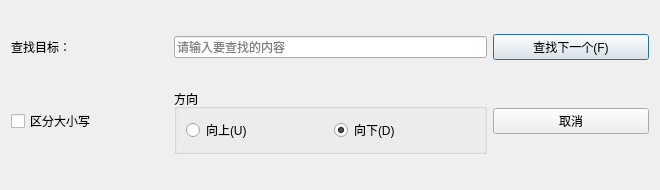
<?xml version="1.0" encoding="UTF-8"?>
<ui version="4.0">
 <class>FindDialog</class>
 <widget class="QDialog" name="FindDialog">
  <property name="geometry">
   <rect>
    <x>0</x>
    <y>0</y>
    <width>660</width>
    <height>190</height>
   </rect>
  </property>
  <property name="windowTitle">
   <string>查找</string>
  </property>
  <layout class="QGridLayout" name="gridLayout">
   <item row="0" column="0">
    <widget class="QLabel" name="labelFind">
     <property name="text">
      <string>查找目标：</string>
     </property>
    </widget>
   </item>
   <item row="0" column="1" colspan="2">
    <widget class="QLineEdit" name="lineEditFind">
     <property name="placeholderText">
      <string>请输入要查找的内容</string>
     </property>
    </widget>
   </item>
   <item row="0" column="3">
    <widget class="QPushButton" name="btnFindNext">
     <property name="text">
      <string>查找下一个(F)</string>
     </property>
     <property name="default">
      <bool>true</bool>
     </property>
    </widget>
   </item>
   <item row="1" column="0">
    <widget class="QCheckBox" name="checkCase">
     <property name="text">
      <string>区分大小写</string>
     </property>
    </widget>
   </item>
   <item row="1" column="1" colspan="2">
    <widget class="QGroupBox" name="groupDirection">
     <property name="title">
      <string>方向</string>
     </property>
     <layout class="QHBoxLayout" name="horizontalLayout">
      <item>
       <widget class="QRadioButton" name="radioUp">
        <property name="text">
         <string>向上(U)</string>
        </property>
       </widget>
      </item>
      <item>
       <widget class="QRadioButton" name="radioDown">
        <property name="text">
         <string>向下(D)</string>
        </property>
        <property name="checked">
         <bool>true</bool>
        </property>
       </widget>
      </item>
     </layout>
    </widget>
   </item>
   <item row="1" column="3">
    <widget class="QPushButton" name="btnCancel">
     <property name="text">
      <string>取消</string>
     </property>
    </widget>
   </item>
  </layout>
 </widget>
 <tabstops>
  <tabstop>lineEditFind</tabstop>
  <tabstop>btnFindNext</tabstop>
  <tabstop>checkCase</tabstop>
  <tabstop>radioUp</tabstop>
  <tabstop>radioDown</tabstop>
  <tabstop>btnCancel</tabstop>
 </tabstops>
 <resources/>
 <connections>
  <connection>
   <sender>btnCancel</sender>
   <signal>clicked()</signal>
   <receiver>FindDialog</receiver>
   <slot>reject()</slot>
  </connection>
 </connections>
</ui>
